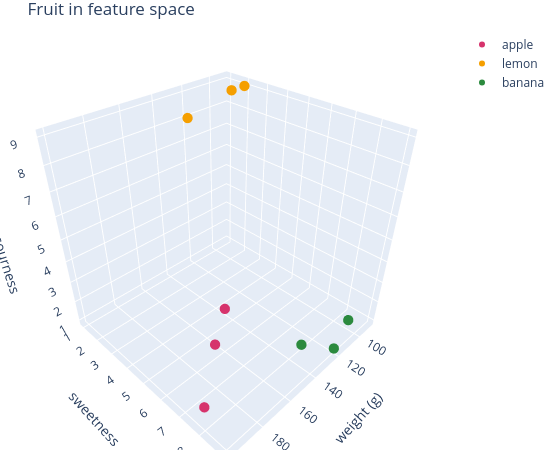

The code cell stored with this chart in its notebook:
### Code cell
fig = go.Figure()
for kind, pts in fruit.items():
    fig.add_trace(go.Scatter3d(x=pts[:, 0], y=pts[:, 1], z=pts[:, 2], mode="markers", name=kind,
                               marker=dict(size=6, color=fruit_color[kind])))
fig.update_layout(width=550, height=450, margin=dict(l=0, r=0, t=30, b=0),
                  title="Fruit in feature space",
                  scene=dict(xaxis_title="weight (g)", yaxis_title="sweetness", zaxis_title="sourness"))
fig.show()

### Figure 1 — Plotly figure (JSON) as saved in the notebook; plotly's stock layout.template omitted (floating-point values rounded to 4 significant figures)
{"data": [{"marker": {"color": "#d6336c", "size": 6}, "mode": "markers", "name": "apple", "type": "scatter3d", "x": [180, 200, 160], "y": [7, 8, 6], "z": [3, 2, 3]}, {"marker": {"color": "#f59f00", "size": 6}, "mode": "markers", "name": "lemon", "type": "scatter3d", "x": [100, 120, 90], "y": [2, 1, 2], "z": [9, 8, 9]}, {"marker": {"color": "#2b8a3e", "size": 6}, "mode": "markers", "name": "banana", "type": "scatter3d", "x": [120, 130, 110], "y": [9, 8, 9], "z": [1, 1, 2]}], "layout": {"height": 450, "margin": {"b": 0, "l": 0, "r": 0, "t": 30}, "scene": {"xaxis": {"title": {"text": "weight (g)"}}, "yaxis": {"title": {"text": "sweetness"}}, "zaxis": {"title": {"text": "sourness"}}}, "title": {"text": "Fruit in feature space"}, "width": 550}}
